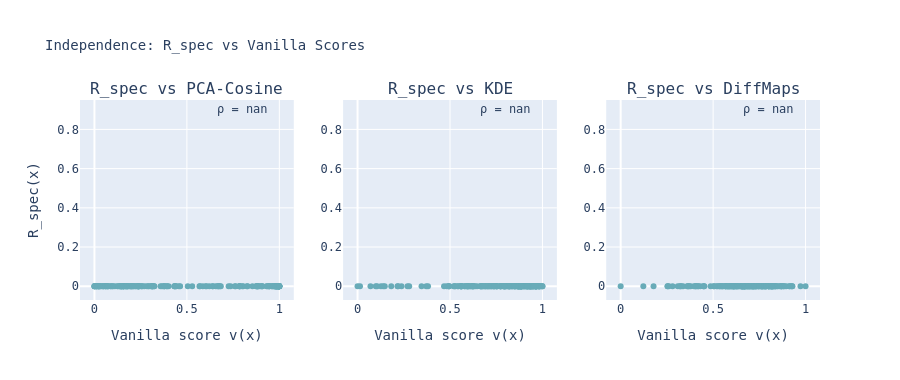

Write notebook code for a chart like this one.
### Markdown cell above
---
## 8 · Independence checks (Principle 6)

We verify that `R_spec` is not a disguised copy of any vanilla score  
by plotting scatter plots and computing Pearson ρ.

### Code cell
fig4 = make_subplots(rows=1, cols=3,
    subplot_titles=["R_spec vs PCA-Cosine", "R_spec vs KDE", "R_spec vs DiffMaps"])

vanilla_pairs = [("PCA-Cosine", v_pca), ("KDE", v_kde), ("DiffMaps", v_diff)]
for col_idx, (vname, v) in enumerate(vanilla_pairs, start=1):
    rho, _ = pearsonr(R_spec, v)
    fig4.add_trace(go.Scatter(
        x=v, y=R_spec,
        mode="markers",
        text=[f"{w} ({l})" for w, l in zip(words, labels)],
        marker=dict(color=R_spec, colorscale="Teal", size=6),
        showlegend=False,
        name=vname,
    ), row=1, col=col_idx)
    fig4.add_annotation(
        xref=f"x{col_idx}", yref=f"y{col_idx}",
        x=0.95, y=0.95, xanchor="right", yanchor="top",
        text=f"ρ = {rho:.3f}",
        showarrow=False, font=dict(size=12),
        row=1, col=col_idx)

fig4.update_xaxes(title_text="Vanilla score v(x)")
fig4.update_yaxes(title_text="R_spec(x)", col=1)
fig4.update_layout(height=380, title_text="Independence: R_spec vs Vanilla Scores",
                   font_family="monospace", title_font_size=14)
fig4.write_image(OUTPUT_DIR / "fig_04_independence.png", scale=2)
fig4.show()
print("Saved fig_04_independence.png")

### Figure 1 — Plotly figure (JSON) as saved in the notebook; plotly's stock layout.template omitted (floating-point values rounded to 4 significant figures; data arrays with more than 128 entries replaced by an {"elided": "..."} marker saying what was removed)
{"data": [{"marker": {"color": {"elided": "200 float values"}, "colorscale": [[0, "rgb(209, 238, 234)"], [0.1667, "rgb(168, 219, 217)"], [0.3333, "rgb(133, 196, 201)"], [0.5, "rgb(104, 171, 184)"], [0.6667, "rgb(79, 144, 166)"], [0.8333, "rgb(59, 115, 143)"], [1, "rgb(42, 86, 116)"]], "size": 6}, "mode": "markers", "name": "PCA-Cosine", "showlegend": false, "text": {"elided": "200 str values"}, "type": "scatter", "x": {"elided": "200 float values"}, "xaxis": "x", "y": {"elided": "200 float values"}, "yaxis": "y"}, {"marker": {"color": {"elided": "200 float values"}, "colorscale": [[0, "rgb(209, 238, 234)"], [0.1667, "rgb(168, 219, 217)"], [0.3333, "rgb(133, 196, 201)"], [0.5, "rgb(104, 171, 184)"], [0.6667, "rgb(79, 144, 166)"], [0.8333, "rgb(59, 115, 143)"], [1, "rgb(42, 86, 116)"]], "size": 6}, "mode": "markers", "name": "KDE", "showlegend": false, "text": {"elided": "200 str values"}, "type": "scatter", "x": {"elided": "200 float values"}, "xaxis": "x2", "y": {"elided": "200 float values"}, "yaxis": "y2"}, {"marker": {"color": {"elided": "200 float values"}, "colorscale": [[0, "rgb(209, 238, 234)"], [0.1667, "rgb(168, 219, 217)"], [0.3333, "rgb(133, 196, 201)"], [0.5, "rgb(104, 171, 184)"], [0.6667, "rgb(79, 144, 166)"], [0.8333, "rgb(59, 115, 143)"], [1, "rgb(42, 86, 116)"]], "size": 6}, "mode": "markers", "name": "DiffMaps", "showlegend": false, "text": {"elided": "200 str values"}, "type": "scatter", "x": {"elided": "200 float values"}, "xaxis": "x3", "y": {"elided": "200 float values"}, "yaxis": "y3"}], "layout": {"annotations": [{"font": {"size": 16}, "showarrow": false, "text": "R_spec vs PCA-Cosine", "x": 0.1444, "xanchor": "center", "xref": "paper", "y": 1, "yanchor": "bottom", "yref": "paper"}, {"font": {"size": 16}, "showarrow": false, "text": "R_spec vs KDE", "x": 0.5, "xanchor": "center", "xref": "paper", "y": 1, "yanchor": "bottom", "yref": "paper"}, {"font": {"size": 16}, "showarrow": false, "text": "R_spec vs DiffMaps", "x": 0.8556, "xanchor": "center", "xref": "paper", "y": 1, "yanchor": "bottom", "yref": "paper"}, {"font": {"size": 12}, "showarrow": false, "text": "ρ = nan", "x": 0.95, "xanchor": "right", "xref": "x", "y": 0.95, "yanchor": "top", "yref": "y"}, {"font": {"size": 12}, "showarrow": false, "text": "ρ = nan", "x": 0.95, "xanchor": "right", "xref": "x2", "y": 0.95, "yanchor": "top", "yref": "y2"}, {"font": {"size": 12}, "showarrow": false, "text": "ρ = nan", "x": 0.95, "xanchor": "right", "xref": "x3", "y": 0.95, "yanchor": "top", "yref": "y3"}], "font": {"family": "monospace"}, "height": 380, "title": {"font": {"size": 14}, "text": "Independence: R_spec vs Vanilla Scores"}, "xaxis": {"anchor": "y", "domain": [0, 0.2889], "title": {"text": "Vanilla score v(x)"}}, "xaxis2": {"anchor": "y2", "domain": [0.3556, 0.6444], "title": {"text": "Vanilla score v(x)"}}, "xaxis3": {"anchor": "y3", "domain": [0.7111, 1], "title": {"text": "Vanilla score v(x)"}}, "yaxis": {"anchor": "x", "domain": [0, 1], "title": {"text": "R_spec(x)"}}, "yaxis2": {"anchor": "x2", "domain": [0, 1]}, "yaxis3": {"anchor": "x3", "domain": [0, 1]}}}
